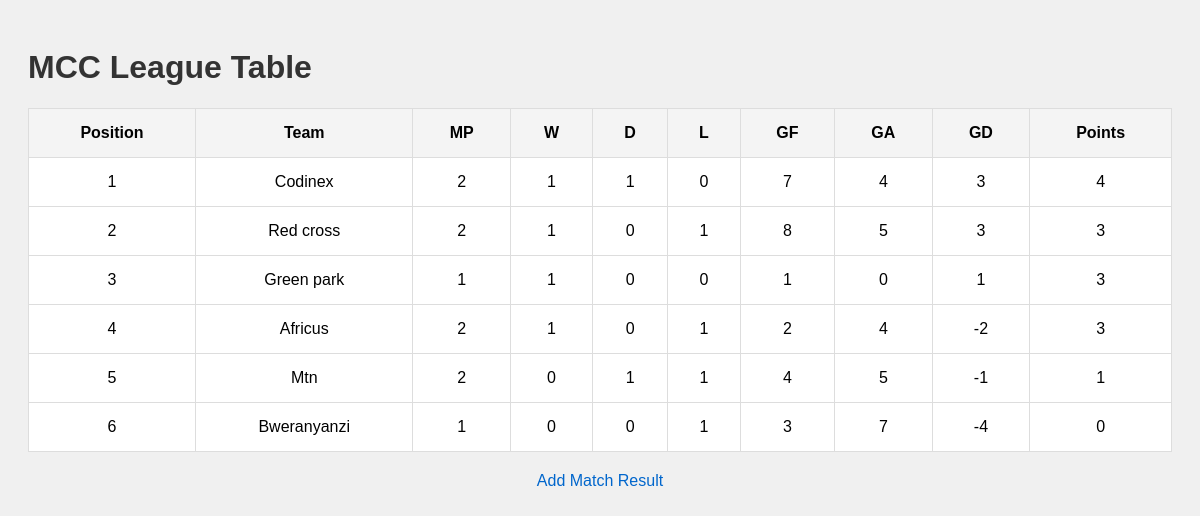
The page / on the database its author committed.
### tables this page shows
CREATE TABLE league_table (
    id INTEGER PRIMARY KEY AUTOINCREMENT,
    team_id INTEGER NOT NULL,
    points INTEGER NOT NULL DEFAULT 0,
    goal_difference INTEGER NOT NULL DEFAULT 0,
    goals_scored INTEGER NOT NULL DEFAULT 0,  -- GF
    goals_conceded INTEGER NOT NULL DEFAULT 0, -- GA
    matches_played INTEGER NOT NULL DEFAULT 0,
    wins INTEGER NOT NULL DEFAULT 0,
    draws INTEGER NOT NULL DEFAULT 0,
    losses INTEGER NOT NULL DEFAULT 0,
    FOREIGN KEY (team_id) REFERENCES teams (id)
);

CREATE TABLE teams (
    id INTEGER PRIMARY KEY AUTOINCREMENT,
    name TEXT NOT NULL UNIQUE
);

### app.py (the view)
@app.route('/')
def index():
    conn = get_db_connection()
    league_table = conn.execute('''
        SELECT t.name AS team_name, lt.matches_played, lt.wins, lt.draws, lt.losses,
               lt.goals_scored, lt.goals_conceded, lt.goal_difference, lt.points,
               RANK() OVER (ORDER BY lt.points DESC, lt.goal_difference DESC) AS position
        FROM league_table lt
        JOIN teams t ON lt.team_id = t.id
        ORDER BY position ASC
    ''').fetchall()
    conn.close()
    return render_template('index.html', league_table=league_table)

### app.py (called while the page is built)
def get_db_connection():
    conn = sqlite3.connect('database.db')
    conn.row_factory = sqlite3.Row
    return conn

### templates/index.html (shortened to what this page needs)
<!DOCTYPE html>
<html lang="en">
<head>
    <link rel="stylesheet" href="/static/styles.css">
</head>
<body>
    <h1>MCC League Table</h1>
    <table><thead>
        <tr>
            <th>Position</th>
            <th>Team</th>
            <th>MP</th>
            <th>W</th>
            <th>D</th>
            <th>L</th>
            <th>GF</th>
            <th>GA</th>
            <th>GD</th>
            <th>Points</th>
        </tr>
    </thead>
    <tbody>
        {% for row in league_table %}
        <tr>
            <td>{{ row['position'] }}</td>
            <td>{{ row['team_name'] }}</td>
            <td>{{ row['matches_played'] }}</td>
            <td>{{ row['wins'] }}</td>
            <td>{{ row['draws'] }}</td>
            <td>{{ row['losses'] }}</td>
            <td>{{ row['goals_scored'] }}</td>
            <td>{{ row['goals_conceded'] }}</td>
            <td>{{ row['goal_difference'] }}</td>
            <td>{{ row['points'] }}</td>
        </tr>
        {% endfor %}
    </tbody>
    </table>
    <a href="{{ url_for('add_result') }}">Add Match Result</a>
</body>
</html>

### static/styles.css (style rules this page uses)
body { font-family: Arial, sans-serif; padding: 20px; background-color: #f0f0f0; }
h1 { color: #333; }
table { width: 100%; border-collapse: collapse; margin-top: 20px; background-color: #fff; }
table, th, td { border: 1px solid #ddd; }
th, td { padding: 15px; text-align: center; }
th { background-color: #f4f4f4; }
a { display: block; margin-top: 20px; color: #0066cc; text-decoration: none; text-align: center; }

### rows shown on the page
league_table: position "1", team_name "Codinex", matches_played "2", wins "1", draws "1", losses "0", goals_scored "7", goals_conceded "4", goal_difference "3", points "4"
league_table: position "2", team_name "Red cross", matches_played "2", wins "1", draws "0", losses "1", goals_scored "8", goals_conceded "5", goal_difference "3", points "3"
league_table: position "3", team_name "Green park", matches_played "1", wins "1", draws "0", losses "0", goals_scored "1", goals_conceded "0", goal_difference "1", points "3"
league_table: position "4", team_name "Africus", matches_played "2", wins "1", draws "0", losses "1", goals_scored "2", goals_conceded "4", goal_difference "-2", points "3"
league_table: position "5", team_name "Mtn", matches_played "2", wins "0", draws "1", losses "1", goals_scored "4", goals_conceded "5", goal_difference "-1", points "1"
league_table: position "6", team_name "Bweranyanzi", matches_played "1", wins "0", draws "0", losses "1", goals_scored "3", goals_conceded "7", goal_difference "-4", points "0"
